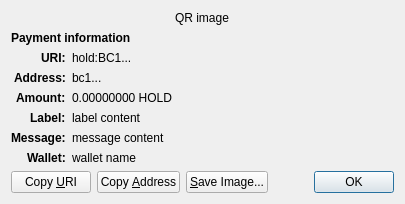
<?xml version="1.0" encoding="UTF-8"?>
<ui version="4.0">
 <class>ReceiveRequestDialog</class>
 <widget class="QDialog" name="ReceiveRequestDialog">
  <property name="geometry">
   <rect>
    <x>0</x>
    <y>0</y>
    <width>413</width>
    <height>229</height>
   </rect>
  </property>
  <property name="windowTitle">
   <string>Request payment to ...</string>
  </property>
  <layout class="QGridLayout" name="gridLayout" columnstretch="0,1">
   <property name="sizeConstraint">
    <enum>QLayout::SetFixedSize</enum>
   </property>
   <item row="0" column="0" colspan="2" alignment="Qt::AlignHCenter">
    <widget class="QRImageWidget" name="qr_code">
     <property name="text">
      <string notr="true">QR image</string>
     </property>
     <property name="textInteractionFlags">
      <set>Qt::NoTextInteraction</set>
     </property>
    </widget>
   </item>
   <item row="1" column="0" colspan="2">
    <widget class="QLabel" name="payment_header">
     <property name="font">
      <font>
       <weight>75</weight>
       <bold>true</bold>
      </font>
     </property>
     <property name="text">
      <string>Payment information</string>
     </property>
     <property name="textInteractionFlags">
      <set>Qt::NoTextInteraction</set>
     </property>
    </widget>
   </item>
   <item row="2" column="0" alignment="Qt::AlignRight|Qt::AlignTop">
    <widget class="QLabel" name="uri_tag">
     <property name="font">
      <font>
       <weight>75</weight>
       <bold>true</bold>
      </font>
     </property>
     <property name="text">
      <string notr="true">URI:</string>
     </property>
     <property name="textFormat">
      <enum>Qt::PlainText</enum>
     </property>
     <property name="textInteractionFlags">
      <set>Qt::NoTextInteraction</set>
     </property>
    </widget>
   </item>
   <item row="2" column="1" alignment="Qt::AlignTop">
    <widget class="QLabel" name="uri_content">
     <property name="text">
      <string notr="true">hold:BC1...</string>
     </property>
     <property name="textFormat">
      <enum>Qt::RichText</enum>
     </property>
     <property name="wordWrap">
      <bool>true</bool>
     </property>
     <property name="textInteractionFlags">
      <set>Qt::TextSelectableByMouse</set>
     </property>
    </widget>
   </item>
   <item row="3" column="0" alignment="Qt::AlignRight|Qt::AlignTop">
    <widget class="QLabel" name="address_tag">
     <property name="font">
      <font>
       <weight>75</weight>
       <bold>true</bold>
      </font>
     </property>
     <property name="text">
      <string>Address:</string>
     </property>
     <property name="textInteractionFlags">
      <set>Qt::NoTextInteraction</set>
     </property>
    </widget>
   </item>
   <item row="3" column="1" alignment="Qt::AlignTop">
    <widget class="QLabel" name="address_content">
     <property name="text">
      <string notr="true">bc1...</string>
     </property>
     <property name="textFormat">
      <enum>Qt::PlainText</enum>
     </property>
     <property name="textInteractionFlags">
      <set>Qt::TextSelectableByMouse</set>
     </property>
    </widget>
   </item>
   <item row="4" column="0" alignment="Qt::AlignRight|Qt::AlignTop">
    <widget class="QLabel" name="amount_tag">
     <property name="font">
      <font>
       <weight>75</weight>
       <bold>true</bold>
      </font>
     </property>
     <property name="text">
      <string>Amount:</string>
     </property>
     <property name="textInteractionFlags">
      <set>Qt::NoTextInteraction</set>
     </property>
    </widget>
   </item>
   <item row="4" column="1" alignment="Qt::AlignTop">
    <widget class="QLabel" name="amount_content">
     <property name="text">
      <string notr="true">0.00000000 HOLD</string>
     </property>
     <property name="textFormat">
      <enum>Qt::PlainText</enum>
     </property>
     <property name="textInteractionFlags">
      <set>Qt::TextSelectableByMouse</set>
     </property>
    </widget>
   </item>
   <item row="5" column="0" alignment="Qt::AlignRight|Qt::AlignTop">
    <widget class="QLabel" name="label_tag">
     <property name="font">
      <font>
       <weight>75</weight>
       <bold>true</bold>
      </font>
     </property>
     <property name="text">
      <string>Label:</string>
     </property>
     <property name="textInteractionFlags">
      <set>Qt::NoTextInteraction</set>
     </property>
    </widget>
   </item>
   <item row="5" column="1" alignment="Qt::AlignTop">
    <widget class="QLabel" name="label_content">
     <property name="text">
      <string notr="true">label content</string>
     </property>
     <property name="textFormat">
      <enum>Qt::PlainText</enum>
     </property>
     <property name="wordWrap">
      <bool>true</bool>
     </property>
     <property name="textInteractionFlags">
      <set>Qt::TextSelectableByMouse</set>
     </property>
    </widget>
   </item>
   <item row="6" column="0" alignment="Qt::AlignRight|Qt::AlignTop">
    <widget class="QLabel" name="message_tag">
     <property name="font">
      <font>
       <weight>75</weight>
       <bold>true</bold>
      </font>
     </property>
     <property name="text">
      <string>Message:</string>
     </property>
     <property name="textInteractionFlags">
      <set>Qt::NoTextInteraction</set>
     </property>
    </widget>
   </item>
   <item row="6" column="1" alignment="Qt::AlignTop">
    <widget class="QLabel" name="message_content">
     <property name="text">
      <string notr="true">message content</string>
     </property>
     <property name="textFormat">
      <enum>Qt::PlainText</enum>
     </property>
     <property name="wordWrap">
      <bool>true</bool>
     </property>
     <property name="textInteractionFlags">
      <set>Qt::TextSelectableByMouse</set>
     </property>
    </widget>
   </item>
   <item row="7" column="0" alignment="Qt::AlignRight|Qt::AlignTop">
    <widget class="QLabel" name="wallet_tag">
     <property name="font">
      <font>
       <weight>75</weight>
       <bold>true</bold>
      </font>
     </property>
     <property name="text">
      <string>Wallet:</string>
     </property>
     <property name="textInteractionFlags">
      <set>Qt::NoTextInteraction</set>
     </property>
    </widget>
   </item>
   <item row="7" column="1" alignment="Qt::AlignTop">
    <widget class="QLabel" name="wallet_content">
     <property name="text">
      <string notr="true">wallet name</string>
     </property>
     <property name="textFormat">
      <enum>Qt::PlainText</enum>
     </property>
     <property name="wordWrap">
      <bool>true</bool>
     </property>
     <property name="textInteractionFlags">
      <set>Qt::TextSelectableByMouse</set>
     </property>
    </widget>
   </item>
   <item row="8" column="0" colspan="2">
    <layout class="QHBoxLayout" name="horizontalLayout">
     <item>
      <widget class="QPushButton" name="btnCopyURI">
       <property name="text">
        <string>Copy &amp;URI</string>
       </property>
       <property name="autoDefault">
        <bool>false</bool>
       </property>
      </widget>
     </item>
     <item>
      <widget class="QPushButton" name="btnCopyAddress">
       <property name="text">
        <string>Copy &amp;Address</string>
       </property>
       <property name="autoDefault">
        <bool>false</bool>
       </property>
      </widget>
     </item>
     <item>
      <widget class="QPushButton" name="btnSaveAs">
       <property name="text">
        <string>&amp;Save Image...</string>
       </property>
       <property name="autoDefault">
        <bool>false</bool>
       </property>
      </widget>
     </item>
     <item>
      <spacer name="horizontalSpacer_2">
       <property name="orientation">
        <enum>Qt::Horizontal</enum>
       </property>
       <property name="sizeHint" stdset="0">
        <size>
         <width>40</width>
         <height>20</height>
        </size>
       </property>
      </spacer>
     </item>
     <item>
      <widget class="QDialogButtonBox" name="buttonBox">
       <property name="focusPolicy">
        <enum>Qt::StrongFocus</enum>
       </property>
       <property name="standardButtons">
        <set>QDialogButtonBox::Ok</set>
       </property>
      </widget>
     </item>
    </layout>
   </item>
  </layout>
 </widget>
 <customwidgets>
  <customwidget>
   <class>QRImageWidget</class>
   <extends>QLabel</extends>
   <header>qt/qrimagewidget.h</header>
  </customwidget>
 </customwidgets>
 <tabstops>
  <tabstop>buttonBox</tabstop>
  <tabstop>btnCopyURI</tabstop>
  <tabstop>btnCopyAddress</tabstop>
  <tabstop>btnSaveAs</tabstop>
 </tabstops>
 <resources/>
 <connections>
  <connection>
   <sender>buttonBox</sender>
   <signal>accepted()</signal>
   <receiver>ReceiveRequestDialog</receiver>
   <slot>accept()</slot>
   <hints>
    <hint type="sourcelabel">
     <x>135</x>
     <y>230</y>
    </hint>
    <hint type="destinationlabel">
     <x>135</x>
     <y>126</y>
    </hint>
   </hints>
  </connection>
 </connections>
</ui>
